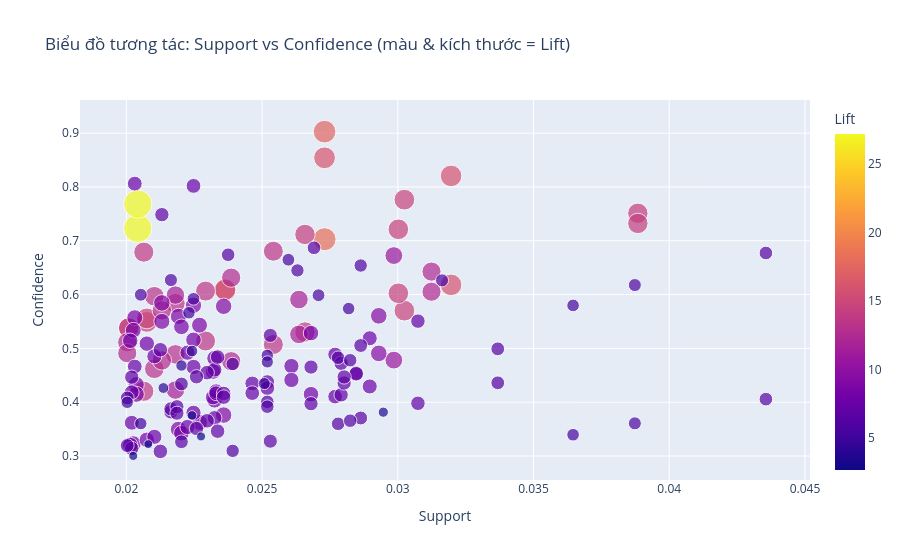

Notebook source saved alongside this figure:
### Code cell
## Tạo biểu đồ bằng HTML (Plotly)
if PLOT_PLOTLY_SCATTER and not rules_filtered_ap.empty:
    visualizer.plot_rules_support_confidence_scatter_interactive(
        rules_df=rules_filtered_ap,
    )
else:
    if rules_filtered_ap.empty:
        print("Không có luật nào sau khi lọc để vẽ scatter Plotly.")
    else:
        print("PLOT_PLOTLY_SCATTER = False, bỏ qua biểu đồ Plotly.")

### Figure 1 — Plotly figure (JSON) as saved in the notebook; plotly's stock layout.template omitted (floating-point values rounded to 4 significant figures; data arrays with more than 128 entries replaced by an {"elided": "..."} marker saying what was removed)
{"data": [{"hovertemplate": "<b>%{hovertext}</b><br><br>Support=%{x}<br>Confidence=%{y}<br>Lift=%{marker.color}<extra></extra>", "hovertext": {"elided": "175 str values"}, "legendgroup": "", "marker": {"color": {"elided": "175 float values"}, "coloraxis": "coloraxis", "size": {"elided": "175 float values"}, "sizemode": "area", "sizeref": 0.068, "symbol": "circle"}, "mode": "markers", "name": "", "orientation": "v", "showlegend": false, "type": "scatter", "x": {"elided": "175 float values"}, "xaxis": "x", "y": {"elided": "175 float values"}, "yaxis": "y"}], "layout": {"coloraxis": {"colorbar": {"title": {"text": "Lift"}}, "colorscale": [[0, "#0d0887"], [0.1111, "#46039f"], [0.2222, "#7201a8"], [0.3333, "#9c179e"], [0.4444, "#bd3786"], [0.5556, "#d8576b"], [0.6667, "#ed7953"], [0.7778, "#fb9f3a"], [0.8889, "#fdca26"], [1, "#f0f921"]]}, "legend": {"itemsizing": "constant", "tracegroupgap": 0}, "title": {"text": "Biểu đồ tương tác: Support vs Confidence (màu & kích thước = Lift)"}, "xaxis": {"anchor": "y", "domain": [0, 1], "title": {"text": "Support"}}, "yaxis": {"anchor": "x", "domain": [0, 1], "title": {"text": "Confidence"}}}}
